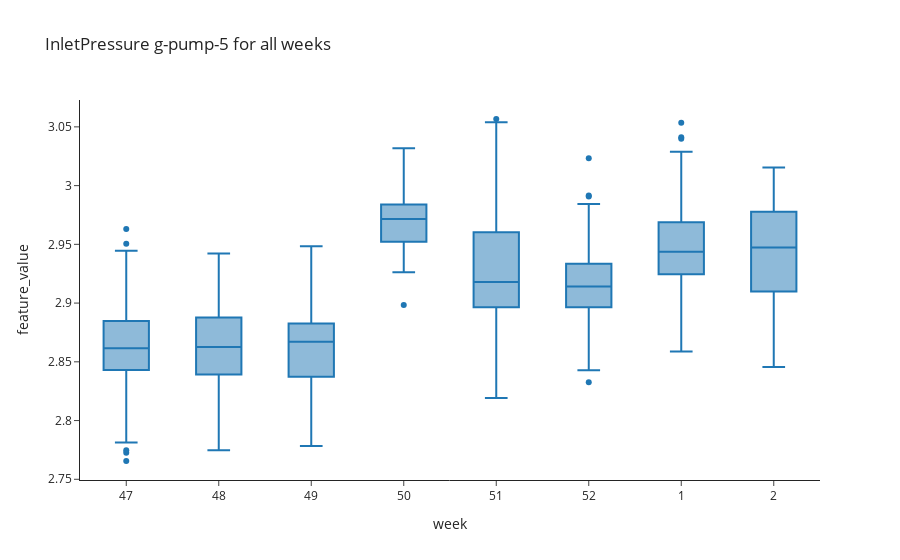
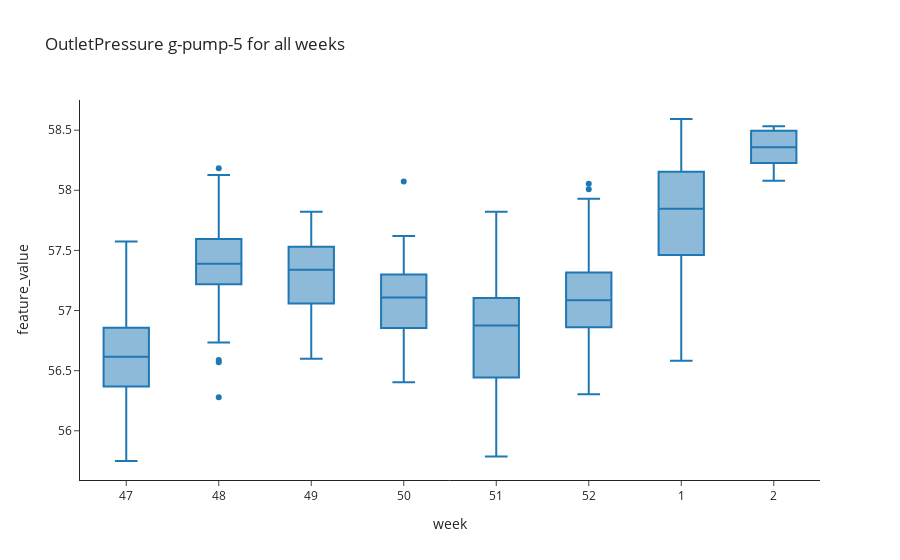
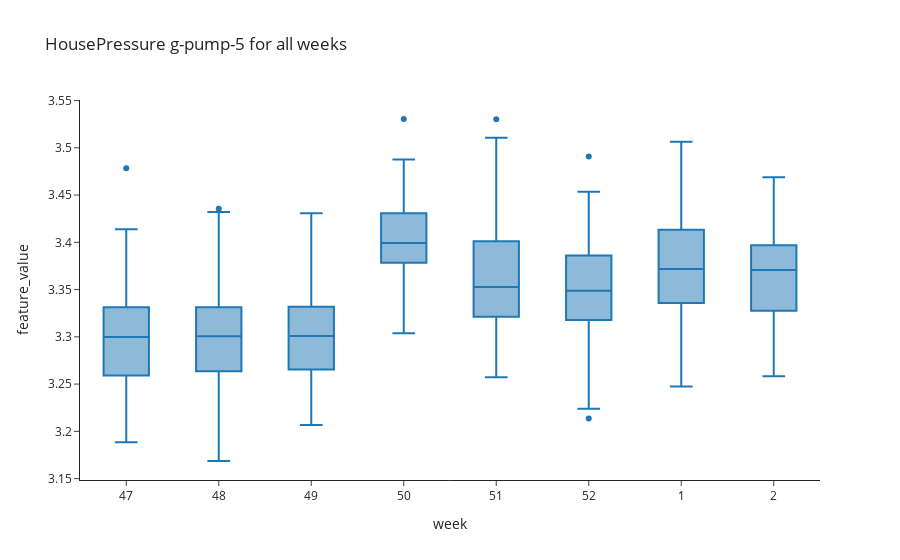

The cell these charts' notebook holds for them, in order:
### Markdown cell above
**Boxplot**

### Code cell
show_baselining_plot_azure(df_data, duration = "all", asset_name= asset_name, variable_name= INLET_PRESSURE, plot_type = "box")

show_baselining_plot_azure(df_data, duration = "all", asset_name= asset_name, variable_name= OUTLET_PRESSURE, plot_type = "box")

show_baselining_plot_azure(df_data, duration = "all", asset_name= asset_name, variable_name= HOUSE_PRESSURE, plot_type = "box")

### Figure 1 — Plotly figure (JSON) as saved in the notebook; plotly's stock layout.template omitted (floating-point values rounded to 4 significant figures; data arrays with more than 128 entries replaced by an {"elided": "..."} marker saying what was removed)
{"data": [{"alignmentgroup": "True", "hoverlabel": {"namelength": 0}, "hovertemplate": "week=%{x}<br>feature_value=%{y}", "legendgroup": "", "marker": {"color": "#1F77B4"}, "name": "", "notched": false, "offsetgroup": "", "orientation": "v", "showlegend": false, "type": "box", "x": {"elided": "839 int values"}, "x0": " ", "xaxis": "x", "y": {"elided": "839 float values"}, "y0": " ", "yaxis": "y"}], "layout": {"boxmode": "group", "legend": {"tracegroupgap": 0}, "title": {"text": "InletPressure g-pump-5 for all weeks "}, "xaxis": {"anchor": "y", "domain": [0, 1], "title": {"text": "week"}, "type": "category"}, "yaxis": {"anchor": "x", "domain": [0, 1], "title": {"text": "feature_value"}}}}

### Figure 2 — Plotly figure (JSON) as saved in the notebook; plotly's stock layout.template omitted (floating-point values rounded to 4 significant figures; data arrays with more than 128 entries replaced by an {"elided": "..."} marker saying what was removed)
{"data": [{"alignmentgroup": "True", "hoverlabel": {"namelength": 0}, "hovertemplate": "week=%{x}<br>feature_value=%{y}", "legendgroup": "", "marker": {"color": "#1F77B4"}, "name": "", "notched": false, "offsetgroup": "", "orientation": "v", "showlegend": false, "type": "box", "x": {"elided": "871 int values"}, "x0": " ", "xaxis": "x", "y": {"elided": "871 float values"}, "y0": " ", "yaxis": "y"}], "layout": {"boxmode": "group", "legend": {"tracegroupgap": 0}, "title": {"text": "OutletPressure g-pump-5 for all weeks "}, "xaxis": {"anchor": "y", "domain": [0, 1], "title": {"text": "week"}, "type": "category"}, "yaxis": {"anchor": "x", "domain": [0, 1], "title": {"text": "feature_value"}}}}

### Figure 3 — Plotly figure (JSON) as saved in the notebook; plotly's stock layout.template omitted (floating-point values rounded to 4 significant figures; data arrays with more than 128 entries replaced by an {"elided": "..."} marker saying what was removed)
{"data": [{"alignmentgroup": "True", "hoverlabel": {"namelength": 0}, "hovertemplate": "week=%{x}<br>feature_value=%{y}", "legendgroup": "", "marker": {"color": "#1F77B4"}, "name": "", "notched": false, "offsetgroup": "", "orientation": "v", "showlegend": false, "type": "box", "x": {"elided": "841 int values"}, "x0": " ", "xaxis": "x", "y": {"elided": "841 float values"}, "y0": " ", "yaxis": "y"}], "layout": {"boxmode": "group", "legend": {"tracegroupgap": 0}, "title": {"text": "HousePressure g-pump-5 for all weeks "}, "xaxis": {"anchor": "y", "domain": [0, 1], "title": {"text": "week"}, "type": "category"}, "yaxis": {"anchor": "x", "domain": [0, 1], "title": {"text": "feature_value"}}}}
